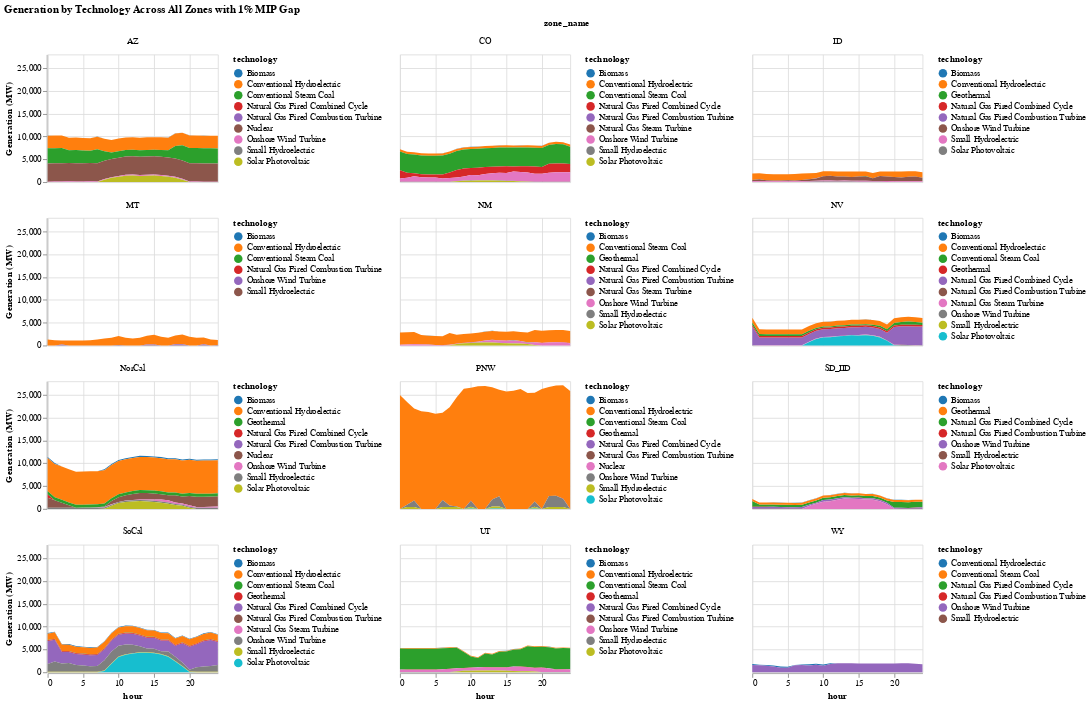

Notebook cell for this chart:
### Code cell
include("../src/plots.jl")
sol_gen_zone = plot_generation_by_zone(
    solution, T_period, gen_df, zone_dict,
    "Generation by Technology Across All Zones with 1% MIP Gap"
    );

### Figure 1 — Vega specification as saved in the notebook (floating-point values rounded to 4 significant figures; data arrays with more than 128 entries replaced by an {"elided": "..."} marker saying what was removed)
{"$schema": "https://vega.github.io/schema/vega/v5.json", "background": "white", "data": [{"name": "source_0", "values": {"elided": "2550 records"}}, {"name": "data_0", "source": "source_0", "transform": [{"as": "hour", "expr": "toNumber(datum[\"hour\"])", "type": "formula"}, {"field": "gen_sum", "groupby": ["technology", "zone_name"], "key": "hour", "method": "value", "type": "impute", "value": 0}, {"as": ["gen_sum_start", "gen_sum_end"], "field": "gen_sum", "groupby": ["hour", "zone_name"], "offset": "zero", "sort": {"field": ["technology"], "order": ["descending"]}, "type": "stack"}]}, {"name": "facet_domain", "source": "data_0", "transform": [{"groupby": ["zone_name"], "type": "aggregate"}]}, {"name": "facet_domain_row", "transform": [{"start": 0, "stop": {"signal": "ceil(length(data(\"facet_domain\")) / 3)"}, "type": "sequence"}]}, {"name": "facet_domain_column", "transform": [{"start": 0, "stop": {"signal": "min(length(data(\"facet_domain\")), 3)"}, "type": "sequence"}]}], "layout": {"align": "all", "bounds": "full", "columns": 3, "padding": 20}, "marks": [{"name": "facet-title", "role": "column-title", "title": {"offset": 10, "style": "guide-title", "text": "zone_name"}, "type": "group"}, {"axes": [{"grid": false, "labelOverlap": true, "orient": "left", "scale": "y", "tickCount": {"signal": "ceil(child_height/40)"}, "title": "Generation (MW)", "zindex": 0}], "encode": {"update": {"height": {"signal": "child_height"}}}, "from": {"data": "facet_domain_row"}, "name": "row_header", "role": "row-header", "type": "group"}, {"axes": [{"grid": false, "labelFlush": true, "labelOverlap": true, "orient": "bottom", "scale": "x", "tickCount": {"signal": "ceil(child_width/40)"}, "title": "hour", "zindex": 0}], "encode": {"update": {"width": {"signal": "child_width"}}}, "from": {"data": "facet_domain_column"}, "name": "column_footer", "role": "column-footer", "type": "group"}, {"axes": [{"aria": false, "domain": false, "grid": true, "gridScale": "y", "labels": false, "maxExtent": 0, "minExtent": 0, "orient": "bottom", "scale": "x", "tickCount": {"signal": "ceil(child_width/40)"}, "ticks": false, "zindex": 0}, {"aria": false, "domain": false, "grid": true, "gridScale": "x", "labels": false, "maxExtent": 0, "minExtent": 0, "orient": "left", "scale": "y", "tickCount": {"signal": "ceil(child_height/40)"}, "ticks": false, "zindex": 0}], "encode": {"update": {"height": {"signal": "child_height"}, "width": {"signal": "child_width"}}}, "from": {"facet": {"data": "data_0", "groupby": ["zone_name"], "name": "facet"}}, "legends": [{"fill": "child_color", "symbolType": "circle", "title": "technology"}], "marks": [{"encode": {"update": {"height": {"field": {"group": "height"}}, "width": {"field": {"group": "width"}}}}, "from": {"facet": {"data": "facet", "groupby": ["technology"], "name": "faceted_path_child_main"}}, "marks": [{"encode": {"update": {"defined": {"signal": "isValid(datum[\"hour\"]) && isFinite(+datum[\"hour\"]) && isValid(datum[\"gen_sum\"]) && isFinite(+datum[\"gen_sum\"])"}, "description": {"signal": "\"hour: \" + (format(datum[\"hour\"], \"\")) + \"; Generation (MW): \" + (format(datum[\"gen_sum\"], \"\")) + \"; technology: \" + (isValid(datum[\"technology\"]) ? datum[\"technology\"] : \"\"+datum[\"technology\"])"}, "fill": {"field": "technology", "scale": "child_color"}, "orient": {"value": "vertical"}, "x": {"field": "hour", "scale": "x"}, "y": {"field": "gen_sum_end", "scale": "y"}, "y2": {"field": "gen_sum_start", "scale": "y"}}}, "from": {"data": "faceted_path_child_main"}, "name": "child_marks", "sort": {"field": "datum[\"hour\"]"}, "style": ["area"], "type": "area"}], "name": "child_pathgroup", "type": "group"}], "name": "cell", "scales": [{"domain": {"data": "facet", "field": "technology", "sort": true}, "name": "child_color", "range": {"scheme": "category10"}, "type": "ordinal"}], "sort": {"field": ["datum[\"zone_name\"]"], "order": ["ascending"]}, "style": "cell", "title": {"frame": "group", "offset": 10, "style": "guide-label", "text": {"signal": "isValid(parent[\"zone_name\"]) ? parent[\"zone_name\"] : \"\"+parent[\"zone_name\"]"}}, "type": "group"}], "padding": 5, "scales": [{"domain": {"data": "data_0", "field": "hour"}, "name": "x", "nice": true, "range": [0, {"signal": "child_width"}], "type": "linear", "zero": false}, {"domain": {"data": "data_0", "fields": ["gen_sum_start", "gen_sum_end"]}, "name": "y", "nice": true, "range": [{"signal": "child_height"}, 0], "type": "linear", "zero": true}], "signals": [{"name": "child_width", "value": 200}, {"name": "child_height", "value": 150}], "title": {"anchor": "start", "text": "Generation by Technology Across All Zones with 1% MIP Gap"}}
